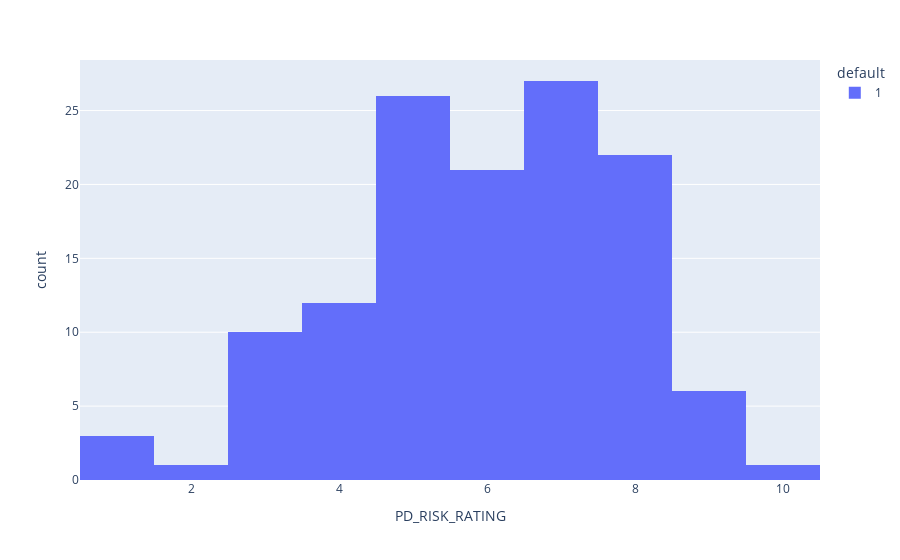

Source (notebook cell):
### Code cell
import plotly.express as px
df3 = df[(df['default'] == 1)]
fig = px.histogram(df3, x='PD_RISK_RATING', color='default')
fig.show()

### Figure 1 — Plotly figure (JSON) as saved in the notebook; plotly's stock layout.template omitted (floating-point values rounded to 4 significant figures; data arrays with more than 128 entries replaced by an {"elided": "..."} marker saying what was removed)
{"data": [{"alignmentgroup": "True", "bingroup": "x", "hovertemplate": "default=1<br>PD_RISK_RATING=%{x}<br>count=%{y}<extra></extra>", "legendgroup": "1", "marker": {"color": "#636efa", "pattern": {"shape": ""}}, "name": "1", "offsetgroup": "1", "orientation": "v", "showlegend": true, "type": "histogram", "x": {"elided": "129 int values"}, "xaxis": "x", "yaxis": "y"}], "layout": {"barmode": "relative", "legend": {"title": {"text": "default"}, "tracegroupgap": 0}, "margin": {"t": 60}, "xaxis": {"anchor": "y", "domain": [0, 1], "title": {"text": "PD_RISK_RATING"}}, "yaxis": {"anchor": "x", "domain": [0, 1], "title": {"text": "count"}}}}
